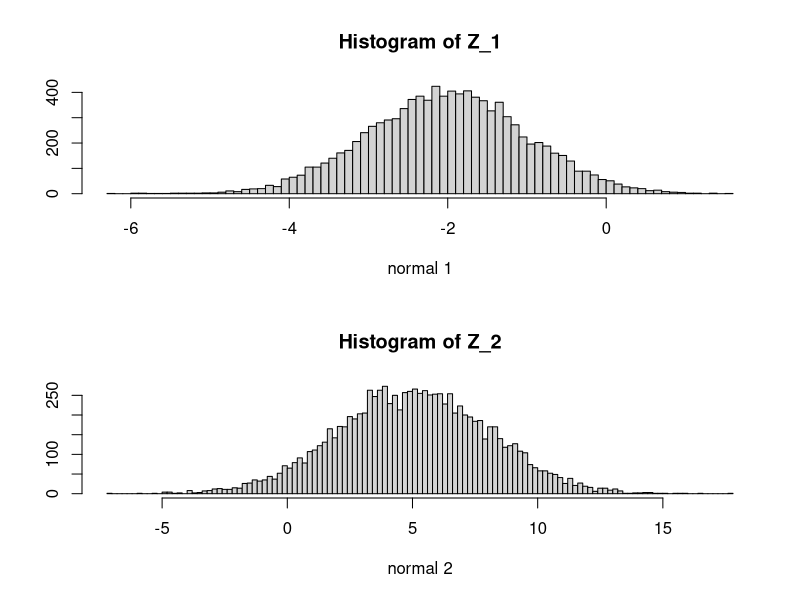
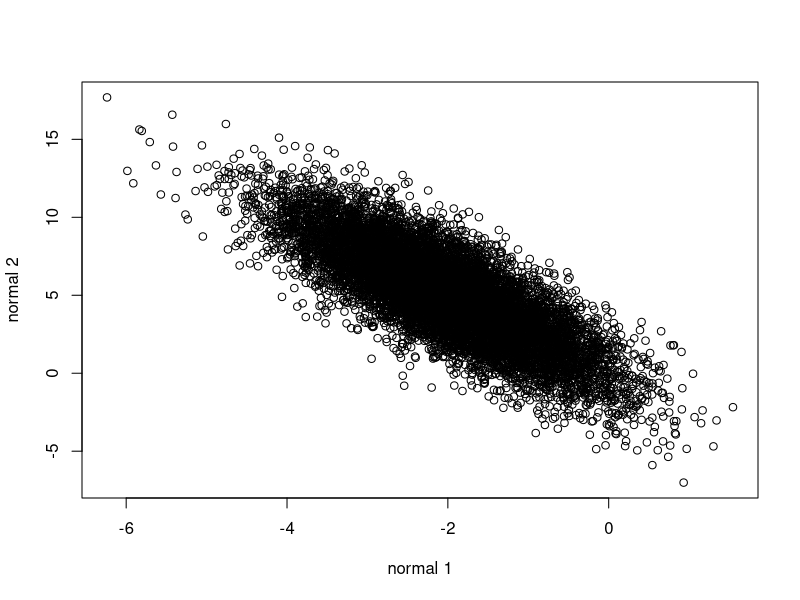
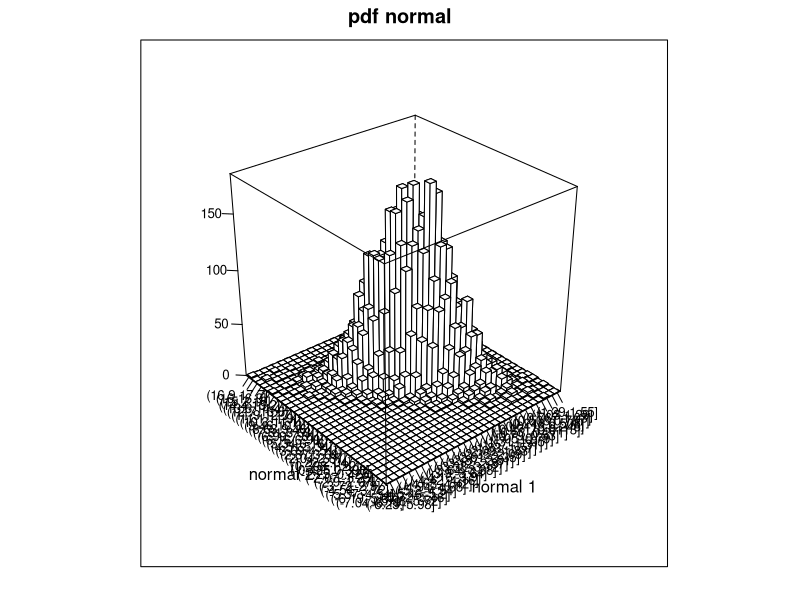
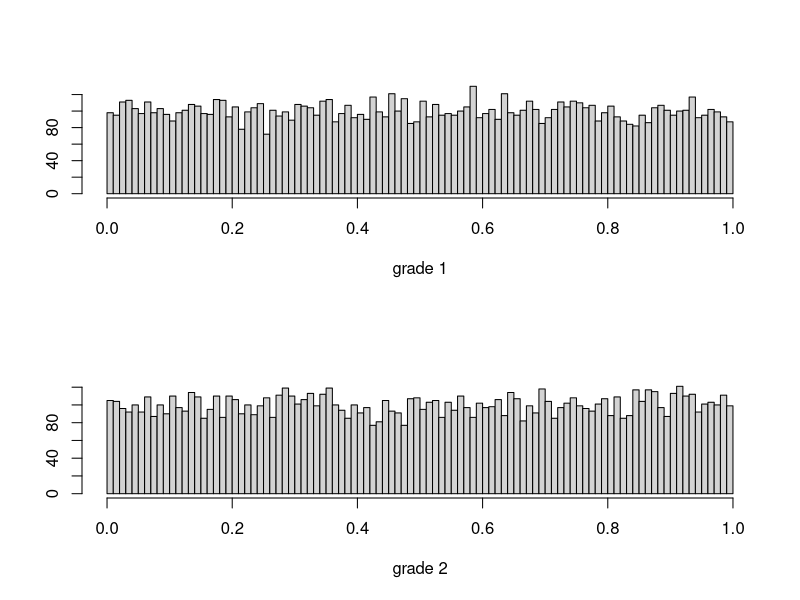
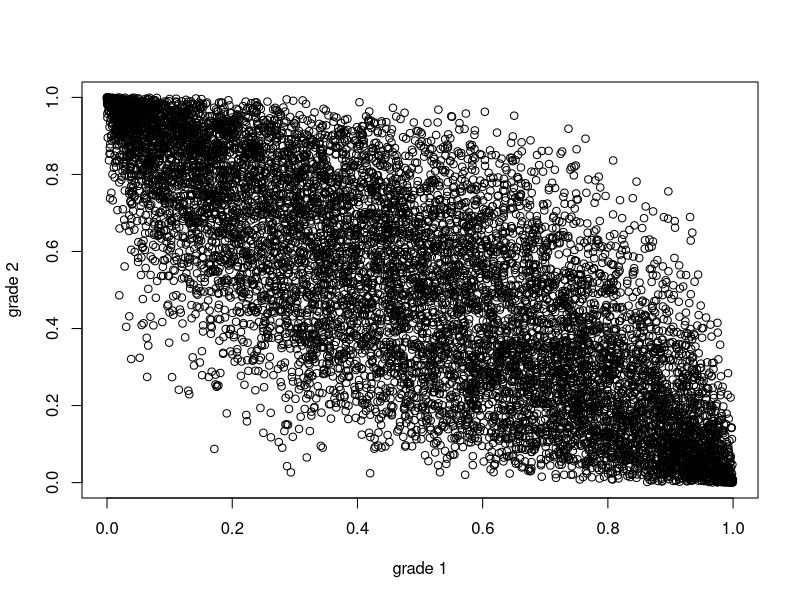
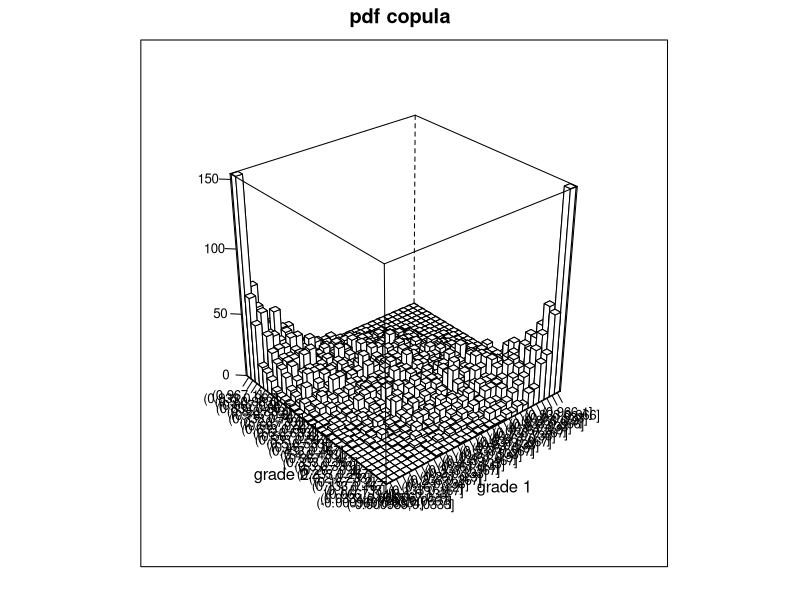

Recreate these plots in R, in order. (Note: this script raises an error after producing the figures.)
#' This script generates draws from a bivariate distribution with different marginals,
#' as described in A. Meucci, "Risk and Asset Allocation", Springer, 2005,  Chapter 2.
#'
#' @references
#' \url{http://}
#' See Meucci's script for "S_AnalyzeLognormalCorrelation.m"
#'
#' @author Xavier Valls \email{flamejat@@gmail.com}
#' @export

library(mvtnorm);
library(latticeExtra);

###################################################################################################################
### input parameters

nSim = 10000;

# input for bivariate normal distribution

NormCorr   = -0.8;
NormStDev  = rbind( 1, 3 );  # NOTE: this input plays no role in the final output
NormExpVal = rbind( -2, 5 ); # NOTE: this input plays no role in the final output

# input for first marginal
nu_1 = 9;
sigmasq_1 = 2;

mu_2 = 0;
sigmasq_2 = 0.04;

# input for second marginal
nu_2 = 7;

###################################################################################################################
### Generate draws from a bivariate normal distribution

NormCorrMatrix = rbind( c( 1, NormCorr ), c( NormCorr, 1 ));
NormCovMatrix  = diag( c( NormStDev ) ) %*% NormCorrMatrix %*% diag( c( NormStDev) );

Z = rmvnorm( nSim, NormExpVal, NormCovMatrix );

Z_1 = Z[, 1];
Z_2 = Z[, 2];

# display marginals: as expected, they are normal
dev.new();
NumBins = round(10 * log(nSim));
par( mfrow = c( 2, 1) );
hist( Z_1, NumBins, xlab = "normal 1", ylab = "" );
hist( Z_2, NumBins, xlab = "normal 2", ylab = "" );

dev.new();
plot( Z_1, Z_2, type = "p", xlab = "normal 1", ylab = "normal 2" );


# 3d histograms 

NumBins2D = round(sqrt(100 * log(nSim)));
Z_3 = table( cut (Z_1, NumBins2D ), cut ( Z_2, NumBins2D));
dev.new();
cloud( Z_3, panel.3d.cloud = panel.3dbars, scales = list( arrows = FALSE, just = "right" ), 
	xlab = "normal 1", ylab = "normal 2", zlab="", main = "pdf normal" );

###################################################################################################################
### Generate draws from the copula

U_1 = pnorm( Z[ , 1 ], NormExpVal[ 1 ], NormStDev[ 1 ]);  # grade 1
U_2 = pnorm( Z[ , 2 ], NormExpVal[ 2 ], NormStDev[ 2 ]);  # grade 2
U = c( U_1, U_2 ); # joint realizations from the required copula

# plot copula
NumBins = round(10 * log(nSim));
dev.new();
par( mfrow = c( 2, 1) );
hist( U_1, NumBins, xlab = "grade 1", ylab = "", main = "" );
hist( U_2, NumBins, xlab = "grade 2", ylab = "", main = "" );

# joint sample
dev.new();
plot(U_1, U_2, xlab="grade 1", ylab="grade 2" );

# 3d histogram
NumBins2D = round(sqrt(100 * log(nSim)));
dev.new();
U_3 = table( cut (U_1, NumBins2D ), cut ( U_2, NumBins2D ));
cloud( U_3, panel.3d.cloud = panel.3dbars, scales = list( arrows = FALSE, just = "right" ), 
	xlab = "grade 1", ylab = "grade 2", zlab="", main = "pdf copula" );

###################################################################################################################
### Generate draws from the joint distribution
a = nu_1 / 2;
b = 2 * sigmasq_1;
X_1 = qgamma( U_1, a, b );

sigma_2 = sqrt( sigmasq_2 );
X_2 = qlnorm( U_2, mu_2, sigma_2 );

X = C(X_1, X_2); # joint realizations from the required distribution

###################################################################################################################
### Plot joint distribution
# marginals: as expected, the histograms (pdf's) do NOT change as NormCorr varies

NumBins = round(10 * log(nSim));

dev.new();
par( mfrow = c( 2, 1) );
# Student t distribution
hist( X_1, NumBins, xlab = "gamma", ylab = "", main = "" );
# chi-square distribution
hist( X_2, NumBins, xlab = "lognormal", ylab = "", main = "" );

# joint sample
dev.new();
plot(X_1, X_2, xlab="gamma", ylab="lognormal" );

# 3d histogram
NumBins2D = round(sqrt(100 * log(nSim)));
dev.new();
X_3 = table( cut (X_1, NumBins2D ), cut ( X_2, NumBins2D ));
cloud( X_3, panel.3d.cloud = panel.3dbars, scales = list( arrows = FALSE, just = "right" ), 
	xlab = "gamma", ylab = "lognormal", zlab="", main = "pdf joint distribution" );
